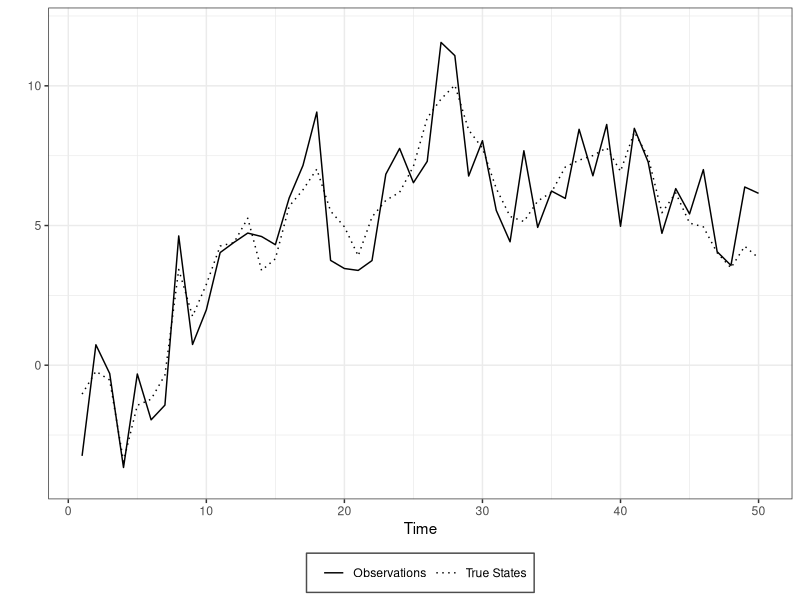
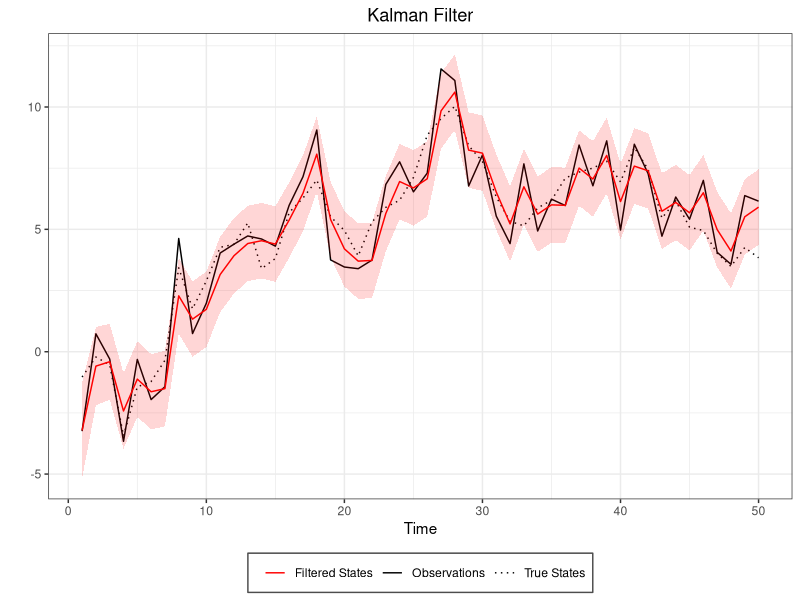
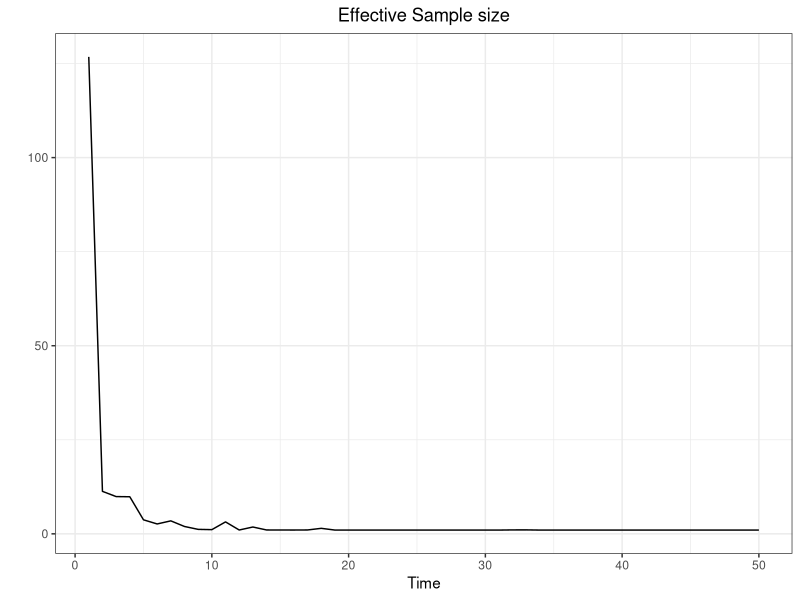
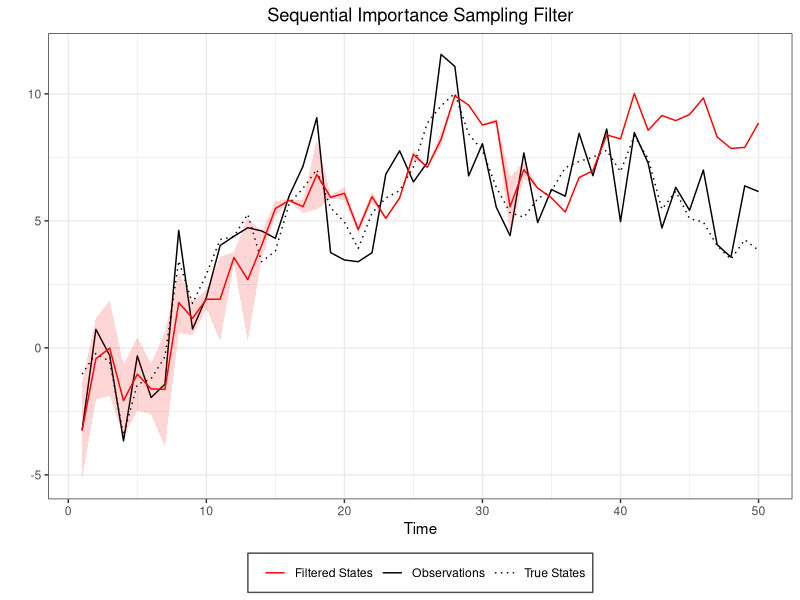
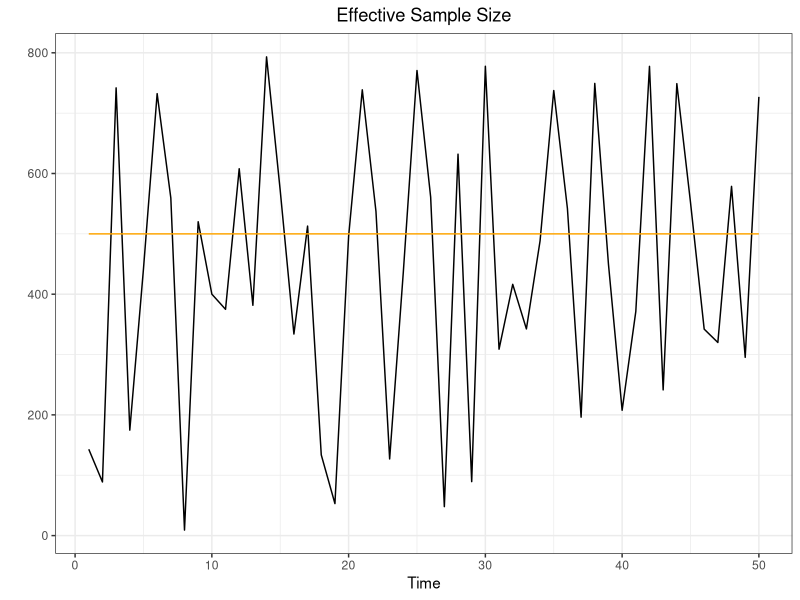
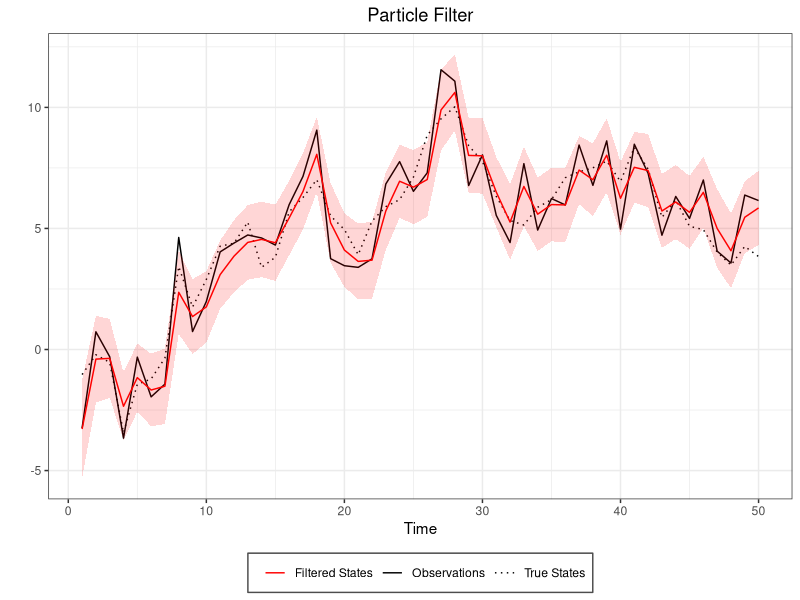
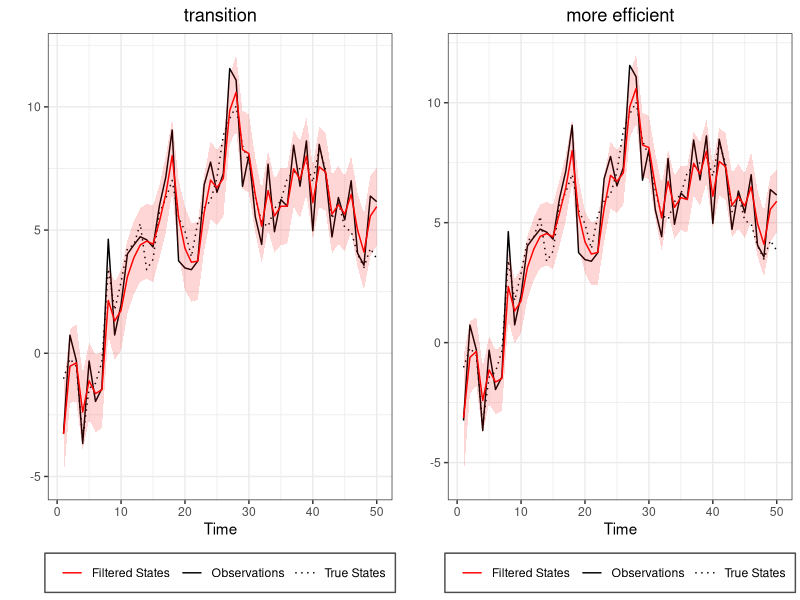
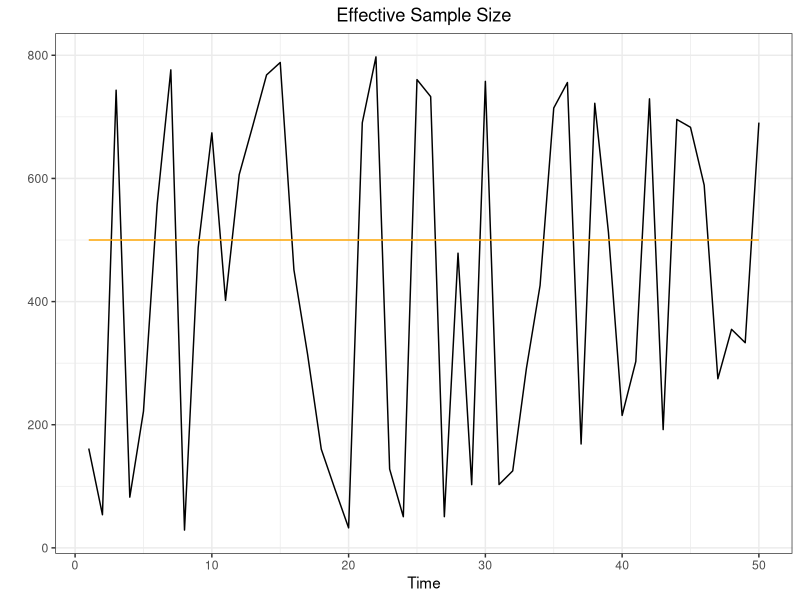

These figures' R source, in order:
## ---- chunk 1
library(ggplot2)
library(ggpubr)
library(kableExtra)
## ---- chunk 2
#Quantiles functions
#-------------------
q025=function(x){quantile(x,0.025)}
q975=function(x){quantile(x,0.975)}


#Calcolo intevalli di credibilità
#--------------------------------
Coverage<-function(fun){
  
  Filt<-Filtervalues(fun)
  mean<-Filt$mean
  sd<-Filt$sd
  vec<-NULL
  for(t in 1:length(mean)){
  if(mean[t]-1.96*sd[t]<truex[t] & truex[t]<mean[t]+1.96*sd[t]){vec[t]<-1}else{vec[t]<-0}
  }
  return(mean(vec))
}

#RMSE
#----
RMSE<-function(x,xhat){sqrt(mean((x - xhat)^2))}
## ---- chunk 3

set.seed(1991)
dlm.sim = function(n,sigma,tau,x0){
  x    = rep(0,n)  #state process
  y    = rep(0,n)  #obs process
  x[1] = rnorm(1,x0,tau)
  y[1] = rnorm(1,x[1],sigma)
  for (t in 2:n){
    x[t] = rnorm(1,x[t-1],tau)
    y[t] = rnorm(1,x[t],sigma)
  }
  return(list(x=x,y=y))
}

n=50
tau2=1
sigma2=1
sigma=sqrt(sigma2)
tau=sqrt(tau2)
x0=0

sim<-dlm.sim(n,sigma,tau,x0)
y<-sim$y
x<-sim$x
truex<-x

timeframe<-c(1:length(y))
df<-data.frame(timeframe,y,x)

ggplot(df,aes(x=timeframe))+
  geom_line(aes(y=y, linetype="Observations"))+
  geom_line(aes(y=x, linetype="True States"))+
  coord_cartesian(ylim = c(-4, +12)) +
  scale_linetype_manual(name="",
                      values=c("Observations" = 1,
                               "True States" = 3))+
  labs(x="Time",
       y="")+
  #ggtitle("States and Observations")+
  theme_bw()+
  theme(legend.direction = "horizontal", legend.position = "bottom", legend.key = element_blank(), 
        legend.background = element_rect(fill = "white", colour = "gray30")) +
  theme(plot.title = element_text(hjust = 0.5))
## ---- chunk 4
DLM<-function(data,sig2,tau2,m0,C0){
  n  = length(data)
  m  = rep(0,n)
  C  = rep(0,n)
  for (t in 1:n){
    if (t==1){
      a = m0
      R = C0 + tau2
    }else{
      a = m[t-1]
      R = C[t-1] + tau2
    }
    A = R/(R+sig2)
    m[t] = (1-A)*a + A*y[t]
    C[t] = A*sig2
  }
  return(list(m=m,C=C))
}
## ---- chunk 5
#Kalman Filter
#-------------
m0=0
C0=100
filtval<-DLM(y,sigma2,tau2,m0,C0)
m<-filtval$m
C<-filtval$C
Low = m + qnorm(0.025)*sqrt(C)
Up = m + qnorm(0.975)*sqrt(C)

#Put everything in a data frate (for ggplot)
timeframe<-c(1:length(y))
DLM.df<-data.frame(timeframe,y,x,m,C,Low,Up)

#Plots (observetions in black and filtered states in red)
ggplot(DLM.df,aes(x=timeframe))+
  geom_line(aes(y=y, col="Observations", linetype="Observations"))+
  geom_line(aes(y=x, col="True States", linetype="True States"))+
  geom_line(aes(y=m, col="Filtered States", linetype="Filtered States"))+
  geom_ribbon(aes(ymin = Low, ymax = Up),
              fill="red",alpha=0.16) +
    scale_color_manual("",
                      values=c("Observations" = "black",
                               "True States" = "black",
                               "Filtered States"= "red"))+
  scale_linetype_manual("",
                      values=c("Observations" = 1,
                               "True States" = 3,
                               "Filtered States"=1))+
  labs(x="Time",
       y="")+
  ggtitle("Kalman Filter")+
  theme_bw()+
    theme(legend.direction = "horizontal", legend.position = "bottom", legend.key = element_blank(), 
        legend.background = element_rect(fill = "white", colour = "gray30")) +
  theme(plot.title = element_text(hjust = 0.5))
## ---- chunk 6
SISfun<-function(data,N,m0,C0,tau,sigma){
  xs<-NULL
  ws<-NULL
  ess<-NULL
  x  = rnorm(N,m0,sqrt(C0))
  w  = rep(1/N,N)
  for(t in 1:length(data)){
    x    = rnorm(N,x,tau)                   #sample from N(x_{t-1},tau)
    w    = w*dnorm(data[t],x,sigma)         #update weight
    xs = rbind(xs,x)
    ws = rbind(ws,w)
    
    wnorm= w/sum(w)                         #normalized weight
    ESS  = 1/sum(wnorm^2)                   #effective sample size
    
    ess =rbind(ess,ESS)
  }
  
  return(list(xs=xs,ws=ws,ess=ess))
}
## ---- chunk 7
N=1000
sis<-SISfun(y,N,m0,C0,tau,sigma)
sisxs<-sis$xs
sisws<-sis$ws
sisess<-sis$ess
sis.data<-data.frame(df,sisxs,sisws,sisess)

ggplot(sis.data,aes(x=timeframe))+
  geom_line(aes(y=sisess))+
    labs(x="Time",
       y="")+
  ggtitle("Effective Sample size")+
  theme_bw()+
  theme(plot.title = element_text(hjust = 0.5))
## ---- chunk 8
Filtervalues<-function(fun){
  xhat<-sapply(1:n,function(i)
    weighted.mean(fun$xs[i,],fun$ws[i,]))
  sdhat<-sapply(1:n,function(i)
    sqrt(weighted.mean((fun$xs[i,]-xhat[i])^2,fun$ws[i,])))
  
  return(list(mean=xhat,sd=sdhat))
  
}

Filtplot<-function(dataframe,fun,title){

Filt<-Filtervalues(fun)
mean<-Filt$mean
sd<-Filt$sd
dataframe<-data.frame(dataframe,mean,sd)
  
ggplot(dataframe,aes(x=timeframe))+
  geom_line(aes(y=y, col="Observations", linetype="Observations"))+
  geom_line(aes(y=x, col="True States", linetype="True States"))+
  geom_line(aes(y=mean, col="Filtered States", linetype="Filtered States"))+
  geom_ribbon(aes(ymin = mean-1.96*sd, ymax = mean+1.96*sd),
              fill="red",alpha=0.16) +
    scale_color_manual("",
                      values=c("Observations" = "black",
                               "True States" = "black",
                               "Filtered States"= "red"))+
  scale_linetype_manual("",
                      values=c("Observations" = 1,
                               "True States" = 3,
                               "Filtered States"=1))+
  labs(x="Time",
       y="")+
  ggtitle(title)+
  theme_bw()+
    theme(legend.direction = "horizontal", legend.position = "bottom", legend.key = element_blank(), 
        legend.background = element_rect(fill = "white", colour = "gray30")) +
  theme(plot.title = element_text(hjust = 0.5))
}

Filtplot(df,sis,title="Sequential Importance Sampling Filter")

## ---- chunk 9
PFfun<-function(data,N,m0,C0,tau,sigma,r){
  if(missing(r)){r=2}else{}
  xs<-NULL
  ws<-NULL
  ess<-NULL
  x  = rnorm(N,m0,sqrt(C0))
  w  = rep(1/N,N)
   
  for(t in 1:length(data)){
    
    x<-rnorm(N,x,tau)
    w1<-w*dnorm(data[t],x,sigma)
    
    w = w1/sum(w1)
    ESS  = 1/sum(w^2)
    
    if(ESS<(N/r)){
      index<-sample(N,size=N,replace=T,prob=w)
      x<-x[index]
      w<-rep(1/N,N)
    }else{}
    
    xs = rbind(xs,x)
    ws = rbind(ws,w)
    ess =rbind(ess,ESS)
  }
  return(list(xs=xs,ws=ws,ess=ess))
}
## ---- chunk 10
N=1000

pf<-PFfun(y,N,m0,C0,tau,sigma)

ESSplot<-function(dataframe,fun,threshold){
if(missing(threshold)){threshold=T}else{}
xs<-fun$xs
ws<-fun$ws
ess<-fun$ess
dt<-data.frame(dataframe,xs,ws,ess)

ggplot(dt,aes(x=timeframe))+
  geom_line(aes(y=ess))+
  geom_line(aes(y=500),col="orange")+
  labs(x="Time",
       y="")+
  ggtitle("Effective Sample Size")+
  theme_bw()+
  theme(plot.title = element_text(hjust = 0.5))
}
ESSplot(df,pf)

## ---- chunk 11
Filtplot(df,pf,"Particle Filter")
## ---- chunk 12
PF2fun<-function(data,N,m0,C0,tau,sigma,r){
  if(missing(r)){r=2}else{}
  xs<-NULL
  ws<-NULL
  ess<-NULL
  x  = rnorm(N,m0,sqrt(C0))
  importancesd<-sqrt(tau - tau^2 /(tau + sigma))
  predsd <- sqrt(sigma+tau)
  w  = rep(1/N,N)
  
  for(t in 1:length(data)){
    
    means<-x+(tau/(tau+sigma))*(data[t]-x)
    x<-rnorm(N,means,importancesd)
    w1<-w*dnorm(data[t],x,predsd)
    
    w = w1/sum(w1)
    ESS  = 1/sum(w^2)
    
    if(ESS<(N/r)){
      index<-sample(N,size=N,replace=T,prob=w)
      x<-x[index]
      w<-rep(1/N,N)
    }else{}
    
    xs = rbind(xs,x)
    ws = rbind(ws,w)
    ess =rbind(ess,ESS)
  }
  return(list(xs=xs,ws=ws,ess=ess))
}
## ---- chunk 13
pf1<-PFfun(y,1000,0,100,1,1)
pf2<-PF2fun(y,1000,0,100,1,1)
plotpf1<-Filtplot(df,pf1,"transition")
plotpf2<-Filtplot(df,pf2,"more efficient")

ggarrange(plotpf1,plotpf2)
## ---- chunk 14
Comparethetwo<-matrix(NA,nrow=2,ncol=2)
colnames(Comparethetwo)<-c("Coverage","RMSE")
rownames(Comparethetwo)<-c("transition","more efficient")
Comparethetwo[1,1]<-Coverage(pf1)
Comparethetwo[2,1]<-Coverage(pf2)
Comparethetwo[1,2]<-RMSE(truex,Filtervalues(pf1)$mean)
Comparethetwo[2,2]<-RMSE(truex,Filtervalues(pf2)$mean)
## ---- chunk 15
kbl(Comparethetwo, align="c", longtable = T, booktabs = T, caption="Comparison",digits=3)
## ---- chunk 16
GPFfun<-function(data,N,m0,C0,tau,sigma,r){
 if(missing(r)){r=2}else{}
   xs<-NULL
  ws<-NULL
  ess<-NULL
  x  = rnorm(N,m0,sqrt(C0))
  w  = rep(1/N,N)
  
  for(t in 1:length(data)){
    
    xprev<-x
    x<-rnorm(N,x,tau)
    w1<-w*dnorm(data[t],x,sigma)*dnorm(x,xprev,tau)*I(x>0)/dnorm(x,xprev,tau)
    
    w = w1/sum(w1)
    ESS  = 1/sum(w^2)
    
    if(ESS<(N/r)){
      index<-sample(N,size=N,replace=T,prob=w)
      x<-x[index]
      w<-rep(1/N,N)
    }else{}
    
    xs = rbind(xs,x)
    ws = rbind(ws,w)
    ess =rbind(ess,ESS)
  }
  return(list(xs=xs,ws=ws,ess=ess))
}
## ---- chunk 17
APFfun<-function(data,N,m0,C0,tau,sigma,r){
  if(missing(r)){r=2}else{}
  xs<-NULL
  ws<-NULL
  ess<-NULL
  x  = rnorm(N,m0,sqrt(C0))
  w  = rep(1/N,N)
  
  for(t in 1:length(data)){
    
    weight = w*dnorm(data[t],x,sigma)
    k   = sample(1:N,size=N,replace=TRUE,prob=weight)
    x1   = rnorm(N,x[k],tau)
    lw  = dnorm(data[t],x1,sigma,log=TRUE)-dnorm(data[t],x[k],sigma,log=TRUE)
    w   = exp(lw)
    w   = w/sum(w)
    ESS  = 1/sum(w^2)
    
    if(ESS<(N/r)){
      index<-sample(N,size=N,replace=T,prob=w)
      x1<-x1[index]
      w<-rep(1/N,N)
    }else{}
    
    x <- x1
    xs = rbind(xs,x)
    ws = rbind(ws,w)
    ess =rbind(ess,ESS)
    
  }
  return(list(xs=xs,ws=ws,ess=ess))
}
## ---- chunk 18
apf<-APFfun(y,N,m0,C0,tau,sigma)
ESSplot(df,apf)
## ---- chunk 19
Filtplot(df,apf,"Particle Filter")
## ---- chunk 20
LWfun<-function(data,N,m0,C0,alphav,betav,alphaw,betaw,delta,unif,r){
  if(missing(r)){r=2}else{}
  xs     = rnorm(N,m0,sqrt(C0))
  if(unif==T){
  pars   = cbind(runif(N,0,10),runif(N,0,10))}else{}
  pars   = cbind(rgamma(N,shape=alphav,scale=betav),rgamma(N,shape=alphaw,scale=betaw))
  a      = (3*delta-1)/(2*delta)
  h2     = 1-a^2
  parss  = array(0,c(N,2,n))
  xss    = NULL
  ws     = NULL
  ess    = NULL
  w      = rep(1/N,N)
  for (t in 1:length(data)){
    meanV = weighted.mean(pars[,1],w)
    varV  = weighted.mean((pars[,1]-meanV)^2,w)
    meanW = weighted.mean(pars[,2],w)
    varW  = weighted.mean((pars[,2]-meanW)^2,w)
    
    muV = a*pars[,1]+(1-a)*meanV
    sigma2V = (1-a^2)*varV
    alphaV = muV^2/sigma2V
    betaV = muV/sigma2V
    
    muW = a*pars[,1]+(1-a)*meanW
    sigma2W = (1-a^2)*varW
    alphaW = muW^2/sigma2W
    betaW = muW/sigma2W
    
    weight      = w*dnorm(data[t],xs,sqrt(muV))
    k           = sample(1:N,size=N,replace=T,prob=weight)
    
    pars[,1]<-rgamma(N,shape=alphaV[k],rate=betaV[k])
    pars[,2]<-rgamma(N,shape=alphaW[k],rate=betaW[k])
    
    xsprevious<-xs[k]
    xs = rnorm(N,xs[k],sqrt(pars[,2]))
    
    w           = exp(dnorm( data[t],xs,sqrt(pars[,1]),log=T)-
                        dnorm( data[t],xsprevious,sqrt(muV[k]),log=T))
    w           = w/sum(w)
    ESS         = 1/sum(w^2)
    
    if(ESS<(N/r)){
      index<-sample(N,size=N,replace=T,prob=w)
      xs<-xs[index]
      pars<-pars[index,]
      w<-rep(1/N,N)
    }else{
      xs<-xs
      pars<-pars
    }
    
    
    xss         = rbind(xss,xs)
    parss[,,t]  = pars 
    ws          = rbind(ws,w)
    ess         = rbind(ess,ESS)
  }
  return(list(xss=xss,parss=parss,ws=ws,ess=ess))
}
## ---- chunk 21
delta=0.7
lwf<-LWfun(y,N,m0,C0,1,1,1,1,delta,unif=T)
ESSplot(df,lwf)
## ---- chunk 22
Filtplot(df,lwf,"Liu and West Filter")
## ---- chunk 23


Kalmanvarplot<-ggplot(DLM.df,aes(x=timeframe))+
  geom_line(aes(y=C))+
  labs(x="Time",
       y="")+
  ggtitle("Kalman Filter")+
  theme_bw()


Varplot<-function(dataframe,fun,title){

Filt<-Filtervalues(fun)
mean<-Filt$mean
sd<-Filt$sd
dataframe<-data.frame(dataframe,mean,sd)

ggplot(dataframe,aes(x=timeframe))+
geom_line(aes(y=sd))+
  labs(x="Time",
       y="")+
  ggtitle(title)+
  theme_bw()

}


Varsisplot<-Varplot(df,sis,"SIS")
Varpfplot<-Varplot(df,pf,"PF")
Varapfplot<-Varplot(df,pf,"APF")
Varlwplot<-Varplot(df,pf,"LW")

ggarrange(Kalmanvarplot,Varsisplot,Varpfplot,Varapfplot,Varlwplot)

## ---- chunk 24
truex<-x
estimatedx<-matrix(NA,ncol=6,nrow=6)
colnames(estimatedx)<-c("N","Threshold","KF","PF","APF","LWF")
estimatedx[,1]<-c(20,100,500,1000,1000,1000)
estimatedx[,2]<-c(0.5,0.5,0.5,0.5,0.25,0.1)


i=1
for(N in c(100,1000,10000)){

DLM1<-DLM(y,sigma2,tau2,m0,C0)
pf1<-PFfun(y,N,m0,C0,tau,sigma)
apf1<-APFfun(y,N,m0,C0,tau,sigma)
lwf1<-LWfun(y,N,m0,C0,1,1,1,1,delta,unif=T)

estimatedx[i,3]<-RMSE(truex,DLM1$m)
estimatedx[i,4]<-RMSE(truex,Filtervalues(pf1)$mean)
estimatedx[i,5]<-RMSE(truex,Filtervalues(apf1)$mean)
estimatedx[i,6]<-RMSE(truex,Filtervalues(lwf1)$mean)
i=i+1

}

i=4
for(k in c(2,5,10)){
  N=1000
DLM2<-DLM(y,sigma2,tau2,m0,C0)
pf2<-PFfun(y,N,m0,C0,tau,sigma,r=k)
apf2<-APFfun(y,N,m0,C0,tau,sigma,r=k)
lwf2<-LWfun(y,N,m0,C0,1,1,1,1,delta,unif=T,r=k)

estimatedx[i,3]<-RMSE(truex,DLM2$m)
estimatedx[i,4]<-RMSE(truex,Filtervalues(pf2)$mean)
estimatedx[i,5]<-RMSE(truex,Filtervalues(apf2)$mean)
estimatedx[i,6]<-RMSE(truex,Filtervalues(lwf2)$mean)
i=i+1


}



## ---- chunk 25
kbl(estimatedx[1:3,], align="c", longtable = T, booktabs = T, caption="RMSE",digits=3)
## ---- chunk 26
kbl(estimatedx[4:6,], align="c", longtable = T, booktabs = T, caption="RMSE",digits=3)
## ---- chunk 27
#############################
#
#   y(t) = exp(h(t)/2)*v(t)
#   x(t) = alpha + beta*x(t-1) + tau*w(t)
#
#   v(t) ~ N(0,1)
#   w(t) ~ N(0,1)
#   x(0) ~ N(0,100)
#
#   PRIOR ON alpha,beta,tau2

# Simulating the data
# -------------------
set.seed(12345)
n     =  50
alpha = -0.0031
beta  =  0.9951
tau2  =  0.0074
tau   = sqrt(tau2)
y     = rep(0,n)
x     = rep(0,n)
x[1]  = alpha/(1-beta)
y[1]  = rnorm(1,0,exp(x[1]/2))
for (t in 2:n){
  x[t] = alpha + beta*x[t-1] + rnorm(1,0,tau)
  y[t] = rnorm(1,0,exp(x[t]/2))
}
alpha.true = alpha
beta.true  = beta
tau2.true  = tau2

timeframe<-c(1:length(y))
dfsv<-data.frame(timeframe,y,x)
## ---- chunk 28
n=50
tau2=1
sigma2=1
sigma=sqrt(sigma2)
tau=sqrt(tau2)
x0=0

ggplot(dfsv,aes(x=timeframe))+
  geom_line(aes(y=y, linetype="Observations"))+
  geom_line(aes(y=x, linetype="True States"))+
  scale_linetype_manual(name="",
                      values=c("Observations" = 1,
                               "True States" = 3))+
  labs(x="Time",
       y="")+
  ggtitle("States and Observations")+
  theme_bw()+
  theme(legend.direction = "horizontal", legend.position = "bottom", legend.key = element_blank(), 
        legend.background = element_rect(fill = "white", colour = "gray30")) +
  theme(plot.title = element_text(hjust = 0.5))
## ---- chunk 29
SVPFfun<-function(data,N,m0,C0,alpha,beta,tau,r){
  if(missing(r)){r=2}else{}
  xs<-NULL
  ws<-NULL
  ess<-NULL
  x  = rnorm(N,m0,sqrt(C0))
  w  = rep(1/N,N)
   
  for(t in 1:length(data)){
    
    x<-rnorm(N,alpha+beta*x,tau)
    w1<-w*dnorm(data[t],0,exp(x/2))
    
    w = w1/sum(w1)
    ESS  = 1/sum(w^2)
    
    if(ESS<(N/r)){
      index<-sample(N,size=N,replace=T,prob=w)
      x<-x[index]
      w<-rep(1/N,N)
    }else{}
    
    xs = rbind(xs,x)
    ws = rbind(ws,w)
    ess =rbind(ess,ESS)
  }
  return(list(xs=xs,ws=ws,ess=ess))
}
## ---- chunk 30
SVAPFfun<-function(data,N,m0,C0,alpha,beta,tau,r){
  if(missing(r)){r=2}else{}
  xs<-NULL
  ws<-NULL
  ess<-NULL
  x  = rnorm(N,m0,sqrt(C0))
  w  = rep(1/N,N)
  
  for(t in 1:length(data)){
    
    weight = w*dnorm(data[t],0,exp(x/2))
    k   = sample(1:N,size=N,replace=TRUE,prob=weight)
    x1   = rnorm(N,alpha+beta*x[k],tau)
    lw  = dnorm(data[t],0,exp(x/2),log=TRUE)-dnorm(data[t],0,exp(x/2),log=TRUE)
    w   = exp(lw)
    w   = w/sum(w)
    ESS  = 1/sum(w^2)
    
    if(ESS<(N/r)){
      index<-sample(N,size=N,replace=T,prob=w)
      x1<-x1[index]
      w<-rep(1/N,N)
    }else{}
    
    x <- x1
    xs = rbind(xs,x)
    ws = rbind(ws,w)
    ess =rbind(ess,ESS)
    
  }
  return(list(xs=xs,ws=ws,ess=ess))
}
## ---- chunk 31
# Data and prior hyperparameters 
# ------------------------------
m0      = 0.0
C0      = 0.1
sC0     = sqrt(C0)
ealpha  = alpha
valpha  = 0.01
ebeta    = beta
vbeta    = 0.01
nu      = 3
lambda  = tau2
## ---- chunk 32
SVLWfun<-function(data,N,m0,C0,ealpha,valpha,ebeta,vbeta,nu,lambda){

xs = rnorm(N,m0,sqrt(C0))
pars   = cbind(rnorm(N,ealpha,sqrt(valpha)),rnorm(N,ebeta,sqrt(vbeta)),
               log(1/rgamma(N,nu/2,nu*lambda/2)))
delta  = 0.75
a      = (3*delta-1)/(2*delta)
h2     = 1-a^2
parss  = array(0,c(N,3,n))
xss    = NULL
ws     = NULL
ESS    = NULL
w      = rep(1/N,N)
for (t in 1:length(data)){
  
  #mpar        = apply(pars,2,mean) #alternatively use this 
  mpar<-c()
  for(i in 1:3){
  mpar[i]    = weighted.mean(pars[,i],w)
  }
  
  vpar        = var(pars)
  ms          = a*pars+(1-a)*matrix(mpar,N,3,byrow=T)
  mus         = pars[,1]+pars[,2]*xs 
  weight      = w*dnorm(data[t],0,exp(mus/2))
  k           = sample(1:N,size=N,replace=T,prob=weight)
  ms1         = ms[k,] + matrix(rnorm(3*N),N,3)%*%chol(h2*vpar)
  xt          = rnorm(N,ms1[,1]+ms1[,2]*xs[k],exp(ms1[,3]/2))
  w           = dnorm(data[t],0,exp(xt/2))/dnorm(data[t],0,exp(mus[k]/2))
  w           = w/sum(w)
  ESS         = 1/sum(w^2)
  
  
  if(ESS<(N/2)){
    index<-sample(N,size=N,replace=T,prob=w)
    xs<-xt[index]
    pars<-ms1[index,]
    w<-rep(1/N,N)
  }else{
    xs<-xt
    pars<-ms1
  }
  
  xss         = rbind(xss,xs)
  parss[,,t]  = pars 
  ws          = rbind(ws,w)
}
return(list(xs=xss,pars=parss,ws=ws))
}
## ---- chunk 33
#Kalman Filter
#-------------
m0=0
C0=100
filtval<-DLM(y,sigma2,tau2,m0,C0)
m<-filtval$m
C<-filtval$C
Low = m + qnorm(0.025)*sqrt(C)
Up = m + qnorm(0.975)*sqrt(C)

#Put everything in a data frate (for ggplot)
timeframe<-c(1:length(y))
DLM.df<-data.frame(timeframe,y,x,m,C,Low,Up)

#Plots (observetions in black and filtered states in red)
plot0<-ggplot(DLM.df,aes(x=timeframe))+
  geom_line(aes(y=y, col="Observations", linetype="Observations"))+
  geom_line(aes(y=x, col="True States", linetype="True States"))+
  geom_line(aes(y=m, col="Filtered States", linetype="Filtered States"))+
  geom_ribbon(aes(ymin = Low, ymax = Up),
              fill="red",alpha=0.16) +
    scale_color_manual("",
                      values=c("Observations" = "black",
                               "True States" = "black",
                               "Filtered States"= "red"))+
  scale_linetype_manual("",
                      values=c("Observations" = 1,
                               "True States" = 3,
                               "Filtered States"=1))+
    coord_cartesian(ylim=c(-6,6))+
  labs(x="Time",
       y="")+
  ggtitle("Kalman Filter")+
  theme_bw()+
    theme(legend.direction = "horizontal", legend.position = "bottom", legend.key = element_blank(), 
        legend.background = element_rect(fill = "white", colour = "gray30")) +
  theme(plot.title = element_text(hjust = 0.5))
## ---- chunk 34
set.seed(12345)
N=5000
svpf<-SVPFfun(y,N,m0,C0,alpha,beta,tau)
svapf<-SVAPFfun(y,N,m0,C0,alpha,beta,tau)
svlw<-SVLWfun(y,N,m0,C0,ealpha,valpha,ebeta,vbeta,nu,lambda)
## ---- chunk 35
plot1<-Filtplot(dfsv,svpf,"Particle Filter")
plot2<-Filtplot(dfsv,svapf,"Auxiliary Particle Filter")
plot3<-Filtplot(dfsv,svlw,"Liu e West Filter")

ggarrange(plot0,plot1,plot2,plot3)
